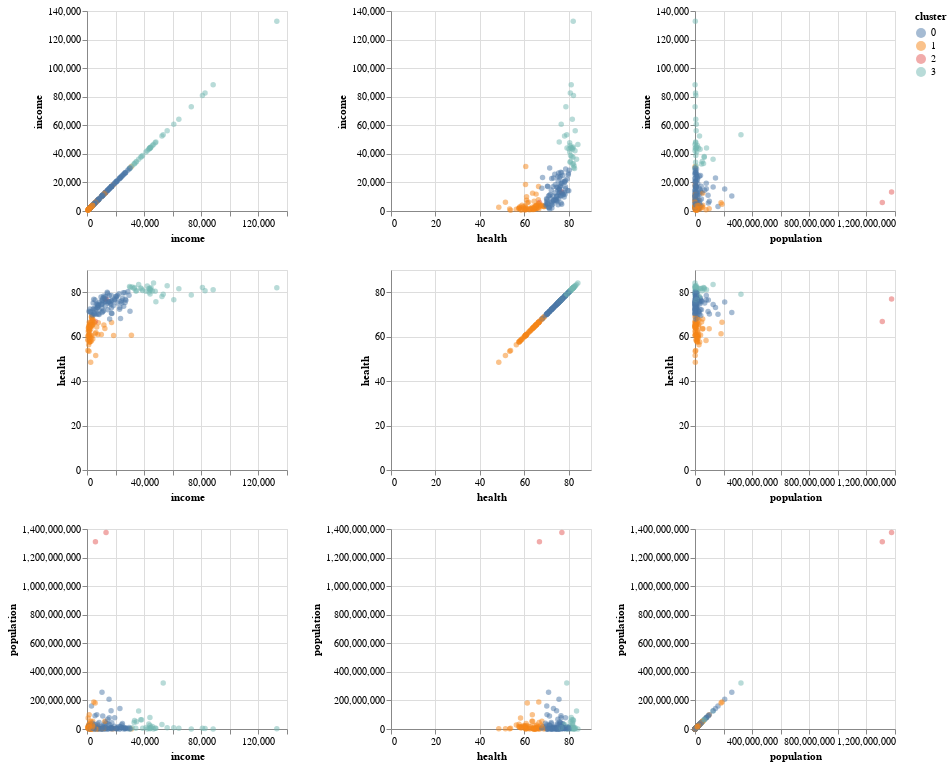

Notebook source saved alongside this figure:
### Markdown cell above
##_TU RESPUESTA AQUÍ_ ##

Considerando los datos países y la curva anterior, escogería 4 clausters, porque en el gráfico anterior para k=4, el cambio de la pendiente de la curva ya no es significativo.
Además como se puede ver en el scatter matrix de abajo, para 4 clausters, los datos quedan muy bien separados,ya que por un lado se pueden ver los casos outliers marcados en rojo, y por otro lado los grupos restantes.

### Code cell
k = 4
kmeans =KMeans(n_clusters=k,random_state=42)
kmeans.fit(X)
clusters = kmeans.labels_
gapminder['cluster']=clusters

alt.Chart(gapminder).mark_circle(opacity=0.5).encode(
    alt.X(alt.repeat("column"), type='quantitative'),
    alt.Y(alt.repeat("row"), type='quantitative'),
    color = "cluster:N"
).properties(
    width=200,
    height=200
).repeat(
    row=['income', 'health', 'population'],
    column=['income','health','population']
)

### Figure 1 — Vega-Lite specification as saved in the notebook (floating-point values rounded to 4 significant figures; data arrays with more than 128 entries replaced by an {"elided": "..."} marker saying what was removed)
{"$schema": "https://vega.github.io/schema/vega-lite/v3.4.0.json", "config": {"background": "white", "mark": {"tooltip": null}, "view": {"height": 300, "width": 400}}, "datasets": {"data-ac81a2058f0b92f9e269b7041a383582": {"elided": "187 records"}}, "repeat": {"column": ["income", "health", "population"], "row": ["income", "health", "population"]}, "spec": {"data": {"name": "data-ac81a2058f0b92f9e269b7041a383582"}, "encoding": {"color": {"field": "cluster", "type": "nominal"}, "x": {"field": {"repeat": "column"}, "type": "quantitative"}, "y": {"field": {"repeat": "row"}, "type": "quantitative"}}, "height": 200, "mark": {"opacity": 0.5, "type": "circle"}, "width": 200}}
